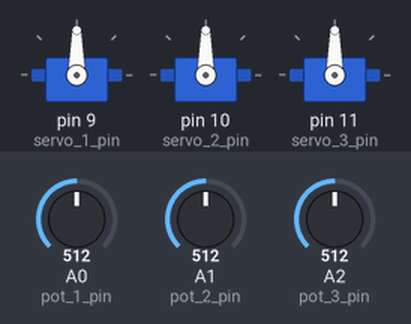
A sketch run on a simulated Arduino Uno, built with avr-gcc and run on an emulated ATmega328P. Shown: 3 × servo. The inputs (shaded band) are chosen by the test bench; at power-on: A0 (pot_1_pin) = 512, A1 (pot_2_pin) = 512, A2 (pot_3_pin) = 512.

Above: at 1.2 s.
1.3 s: A0 (pot_1_pin) set to 716
At 1.9 s:
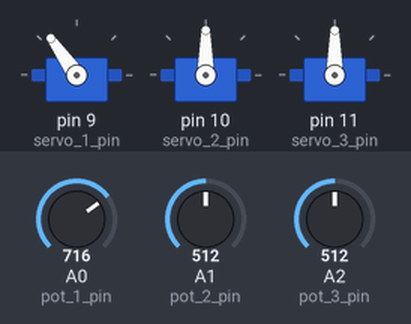
2.8 s: A1 (pot_2_pin) set to 716
At 3.3 s:
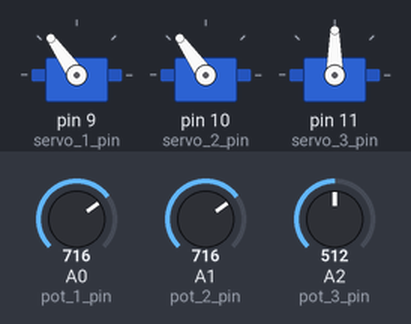
4.3 s: A2 (pot_3_pin) set to 716
At 5.3 s:
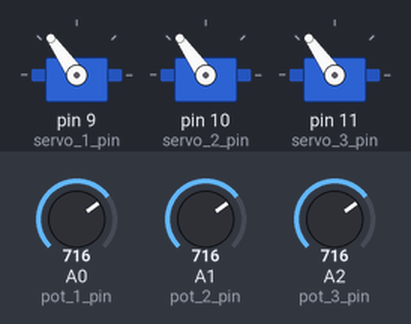
5.8 s: A0 (pot_1_pin) set to 900
At 6.7 s:
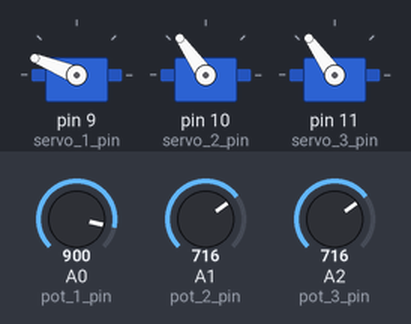
7.3 s: A1 (pot_2_pin) set to 900
At 8.1 s:
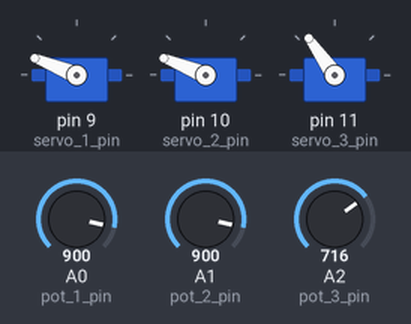
8.8 s: A2 (pot_3_pin) set to 900
At 10.1 s:
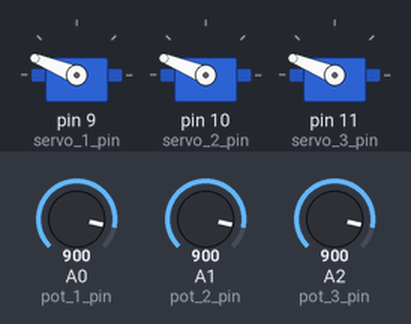
Timing chart, 0 to 11.3 s (numbered marks = the images above; inputs shaded):
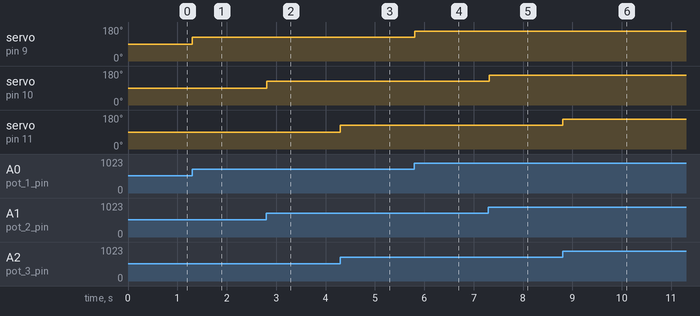

The sketch:

servo_tester.ino
```cpp
#include <Servo.h>

short pot_1_pin = A0;
short pot_2_pin = A1;
short pot_3_pin = A2;

short servo_1_pin = 9;
short servo_2_pin = 10;
short servo_3_pin = 11;

int value_1;
int value_2;
int value_3;

Servo servo_1;
Servo servo_2;
Servo servo_3;

void setup() {
  servo_1.attach(servo_1_pin);
  servo_2.attach(servo_2_pin);
  servo_3.attach(servo_3_pin);
}

void loop() {
  value_1 = analogRead(pot_1_pin);
  value_2 = analogRead(pot_2_pin);
  value_3 = analogRead(pot_3_pin);

  value_1 = map(value_1, 0, 1023, 0, 180);
  value_2 = map(value_2, 0, 1023, 0, 180);
  value_3 = map(value_3, 0, 1023, 0, 180);

  servo_1.write(value_1);
  servo_2.write(value_2);
  servo_3.write(value_3);

  delay(15);
}
```

Measured:
- after the input at 1.3 s, servo on pin 9 (servo_1_pin): 90° → 125° at once
- after the input at 2.8 s, servo on pin 10 (servo_2_pin): 90° → 125° at once
- after the input at 4.3 s, servo on pin 11 (servo_3_pin): 90° → 125° at once
- after the input at 5.8 s, servo on pin 9 (servo_1_pin): 125° → 158° at once
- after the input at 7.3 s, servo on pin 10 (servo_2_pin): 125° → 158° at once
- after the input at 8.8 s, servo on pin 11 (servo_3_pin): 125° → 158° at once
